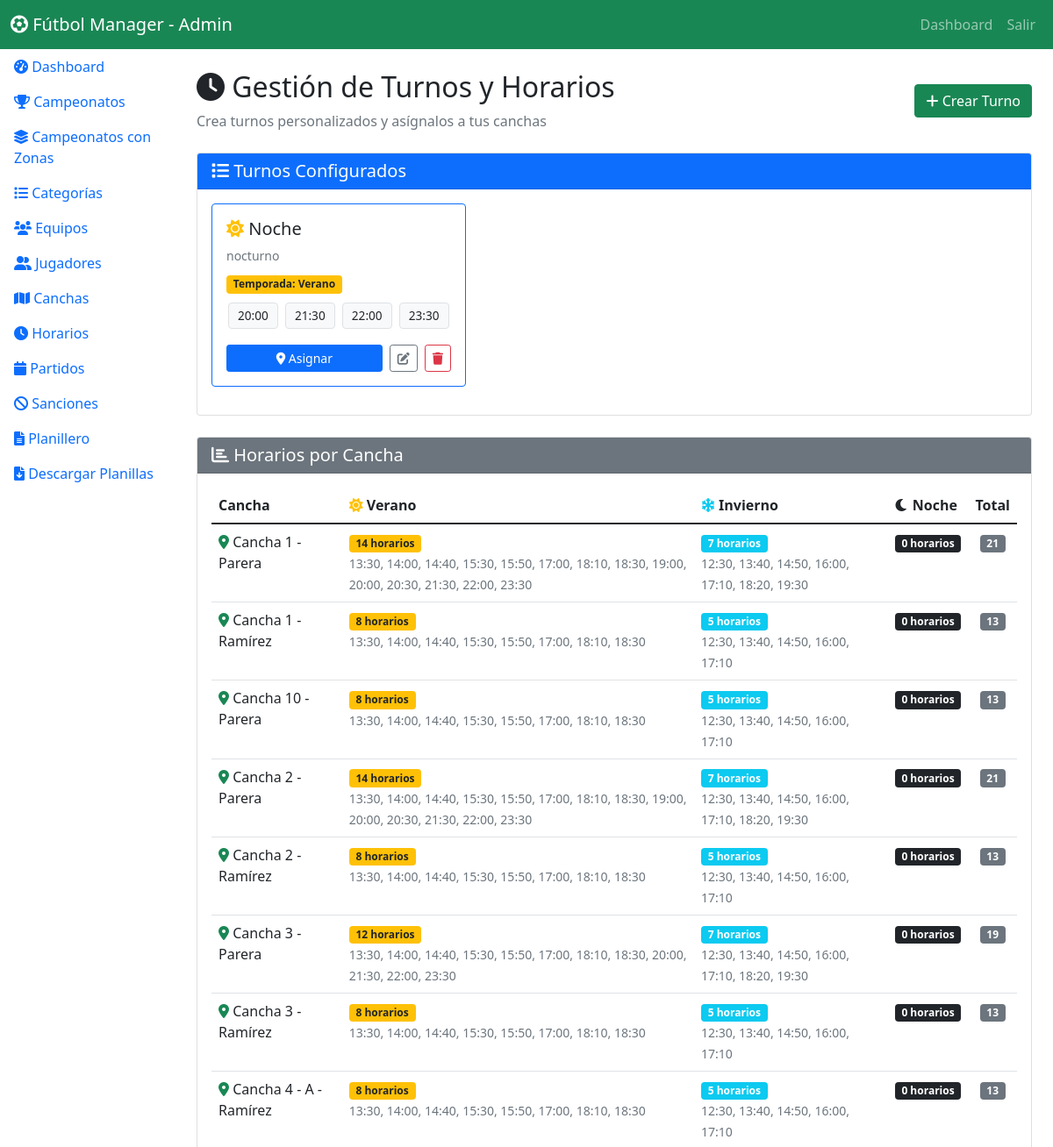
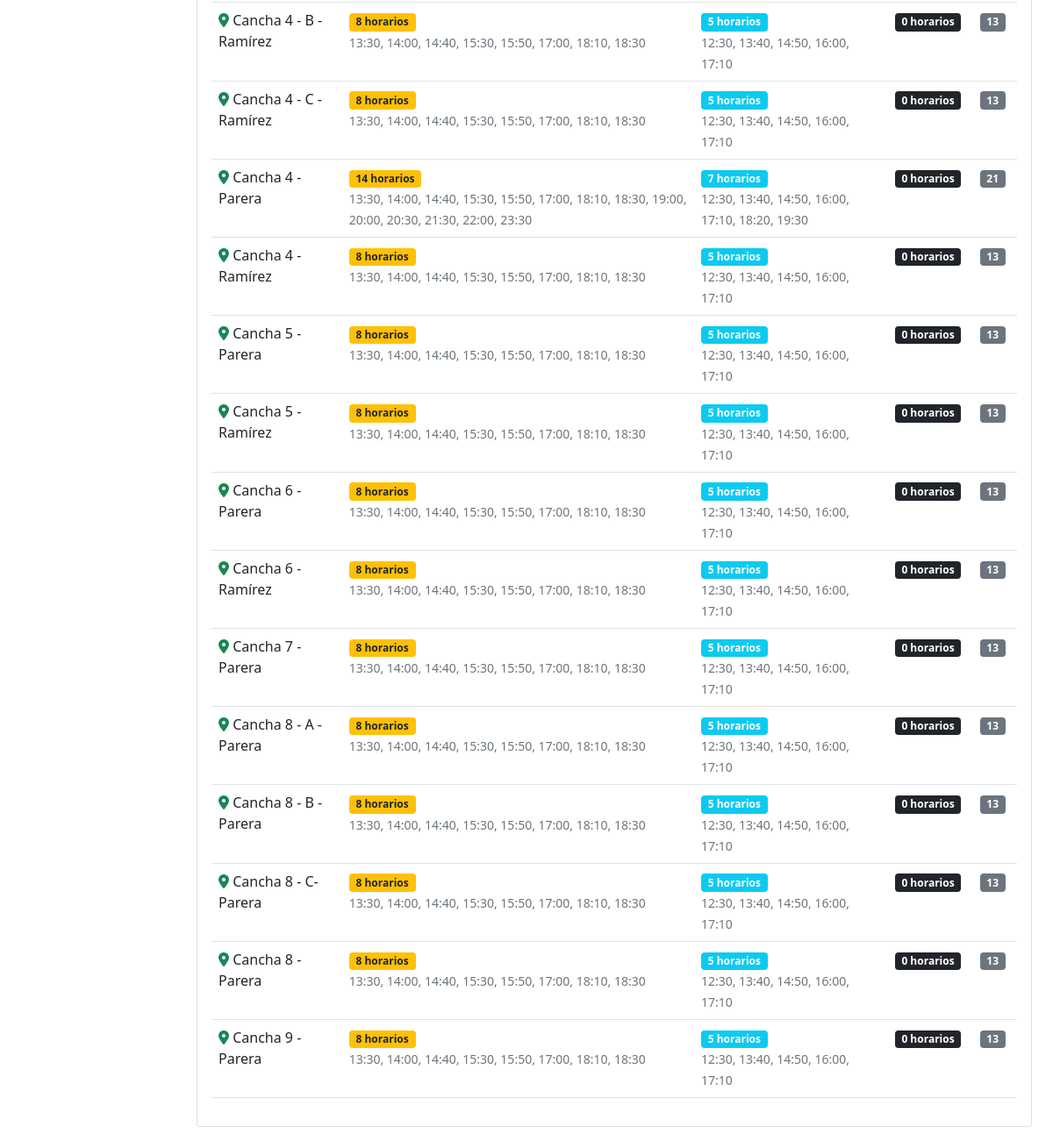
The app's page /admin/horarios.php (signed in) with its own data (2 pictures, top to bottom).
### tables this page shows
CREATE TABLE `turnos_horarios` (
  `id` int(11) NOT NULL,
  `nombre` varchar(100) NOT NULL,
  `temporada` enum('verano','invierno') NOT NULL,
  `horarios` text NOT NULL,
  `descripcion` varchar(255) DEFAULT NULL,
  `activo` tinyint(1) DEFAULT 1,
  `created_at` timestamp NULL DEFAULT current_timestamp()
);

CREATE TABLE `canchas` (
  `id` int(11) NOT NULL,
  `nombre` varchar(100) NOT NULL,
  `ubicacion` varchar(200) DEFAULT NULL,
  `activa` tinyint(1) DEFAULT 1
);

### admin/horarios.php (the view, shortened to what this page needs)
<?php
$db = Database::getInstance()->getConnection();
try {
    $db->exec("
        CREATE TABLE IF NOT EXISTS turnos_horarios (
            id INT PRIMARY KEY AUTO_INCREMENT,
            nombre VARCHAR(100) NOT NULL,
            temporada ENUM('verano', 'invierno', 'noche') NOT NULL,
            horarios TEXT NOT NULL,
            descripcion VARCHAR(255),
            activo TINYINT(1) DEFAULT 1,
            created_at TIMESTAMP DEFAULT CURRENT_TIMESTAMP
        )
    ");
    $db->exec("
        ALTER TABLE horarios_canchas
        MODIFY COLUMN temporada ENUM('verano', 'invierno', 'noche') DEFAULT 'verano'
    ");
} catch (Exception $e) {
}
$turnos = $db->query("SELECT * FROM turnos_horarios ORDER BY temporada, nombre")->fetchAll();
$stmt = $db->query("
    SELECT c.id as cancha_id, c.nombre as cancha_nombre,
           GROUP_CONCAT(CASE WHEN h.temporada = 'verano' THEN TIME_FORMAT(h.hora, '%H:%i') END ORDER BY h.hora SEPARATOR ', ') as horarios_verano,
           GROUP_CONCAT(CASE WHEN h.temporada = 'invierno' THEN TIME_FORMAT(h.hora, '%H:%i') END ORDER BY h.hora SEPARATOR ', ') as horarios_invierno,
           GROUP_CONCAT(CASE WHEN h.temporada = 'noche' THEN TIME_FORMAT(h.hora, '%H:%i') END ORDER BY h.hora SEPARATOR ', ') as horarios_noche,
           COUNT(CASE WHEN h.temporada = 'verano' THEN 1 END) as verano_count,
           COUNT(CASE WHEN h.temporada = 'invierno' THEN 1 END) as invierno_count,
           COUNT(CASE WHEN h.temporada = 'noche' THEN 1 END) as noche_count,
           COUNT(*) as total_count
    FROM canchas c
    LEFT JOIN horarios_canchas h ON c.id = h.cancha_id
    WHERE c.activa = 1
    GROUP BY c.id, c.nombre
    ORDER BY c.nombre
");
$resumen = $stmt->fetchAll(PDO::FETCH_ASSOC);
?>
<!DOCTYPE html>
<html lang="es">
<head>
    <link href="https://cdnjs.cloudflare.com/ajax/libs/bootstrap/5.1.3/css/bootstrap.min.css" rel="stylesheet">
    <link href="https://cdnjs.cloudflare.com/ajax/libs/font-awesome/6.0.0/css/all.min.css" rel="stylesheet">
    <link href="<?php echo SITE_URL; ?>assets/css/style.css" rel="stylesheet">
</head>
<body>
    <nav class="navbar navbar-expand-lg navbar-dark bg-success">
        <div class="container-fluid">
            <a class="navbar-brand" href="<?php echo SITE_URL; ?>">
                <i class="fas fa-futbol"></i> Fútbol Manager - Admin
            </a>
            <div class="navbar-nav ms-auto">
                <a class="nav-link" href="dashboard.php">Dashboard</a>
                <a class="nav-link" href="<?php echo SITE_URL; ?>logout.php">Salir</a>
            </div>
        </div>
    </nav>
    <div class="container-fluid">
        <div class="row">
            <div class="col-md-3 col-lg-2 p-0">
                <?php include __DIR__ . '/include/sidebar.php'; ?>
            </div>
            <div class="col-md-9 col-lg-10 p-4">
                <div class="d-flex justify-content-between align-items-center mb-4">
                    <div>
                        <h2><i class="fas fa-clock"></i> Gestión de Turnos y Horarios</h2>
                        <p class="text-muted mb-0">Crea turnos personalizados y asígnalos a tus canchas</p>
                    </div>
                    <button class="btn btn-success" data-bs-toggle="modal" data-bs-target="#modalTurno">
                        <i class="fas fa-plus"></i> Crear Turno
                    </button>
                </div>
                <div class="card mb-4">
                    <div class="card-header bg-primary text-white">
                        <h5 class="mb-0"><i class="fas fa-list"></i> Turnos Configurados</h5>
                    </div>
                    <div class="card-body">
                        <?php if (empty($turnos)): ?>
                            <div class="text-center py-5">
                                <i class="fas fa-calendar-times fa-4x text-muted mb-3"></i>
                                <h5 class="text-muted">No hay turnos creados</h5>
                                <p class="text-muted">Comienza creando tu primer turno personalizado</p>
                                <button class="btn btn-primary" data-bs-toggle="modal" data-bs-target="#modalTurno">
                                    <i class="fas fa-plus"></i> Crear Primer Turno
                                </button>
                            </div>
                        <?php else: ?>
                            <div class="row">
                                <?php foreach ($turnos as $turno): ?>
                                    <?php $horarios = json_decode($turno['horarios'], true); ?>
                                    <div class="col-md-6 col-lg-4 mb-3">
                                        <div class="card turno-card h-100 <?php echo $turno['activo'] ? 'border-primary' : 'border-secondary'; ?>">
                                            <div class="card-body">
                                                <div class="d-flex justify-content-between align-items-start mb-2">
                                                    <h5 class="card-title mb-0">
                                                        <i class="fas fa-<?php echo $turno['temporada'] === 'verano' ? 'sun text-warning' : 'snowflake text-info'; ?>"></i>
                                                        <?php echo htmlspecialchars($turno['nombre']); ?>
                                                    </h5>
                                                </div>
                                                <?php if ($turno['descripcion']): ?>
                                                    <p class="text-muted small mb-2"><?php echo htmlspecialchars($turno['descripcion']); ?></p>
                                                <?php endif; ?>
                                                <div class="mb-3">
                                                    <span class="badge bg-<?php echo $turno['temporada'] === 'verano' ? 'warning text-dark' : 'info'; ?> mb-2">
                                                        Temporada: <?php echo ucfirst($turno['temporada']); ?>
                                                    </span>
                                                    <div>
                                                        <?php foreach ($horarios as $hora): ?>
                                                            <span class="horario-tag bg-light border"><?php echo $hora; ?></span>
                                                        <?php endforeach; ?>
                                                    </div>
                                                </div>
                                                <div class="d-flex gap-2">
                                                    <button class="btn btn-sm btn-primary flex-fill"
                                                            onclick="asignarTurno(<?php echo $turno['id']; ?>)"
                                                            <?php echo !$turno['activo'] ? 'disabled' : ''; ?>>
                                                        <i class="fas fa-map-marker-alt"></i> Asignar
                                                    </button>
                                                    <button class="btn btn-sm btn-outline-secondary"
                                                            onclick="editarTurno(<?php echo $turno['id']; ?>)">
                                                        <i class="fas fa-edit"></i>
                                                    </button>
                                                    <button class="btn btn-sm btn-outline-danger"
                                                            onclick="eliminarTurno(<?php echo $turno['id']; ?>)">
                                                        <i class="fas fa-trash"></i>
                                                    </button>
                                                </div>
                                            </div>
                                        </div>
                                    </div>
                                <?php endforeach; ?>
                            </div>
                        <?php endif; ?>
                    </div>
                </div>
                <div class="card">
                    <div class="card-header bg-secondary text-white">
                        <h5 class="mb-0"><i class="fas fa-chart-bar"></i> Horarios por Cancha</h5>
                    </div>
                    <div class="card-body">
                        <div class="table-responsive">
                            <table class="table table-hover">
                                <thead>
                                    <tr>
                                        <th>Cancha</th>
                                        <th><i class="fas fa-sun text-warning"></i> Verano</th>
                                        <th><i class="fas fa-snowflake text-info"></i> Invierno</th>
                                        <th><i class="fas fa-moon text-dark"></i> Noche</th>
                                        <th class="text-center">Total</th>
                                    </tr>
                                </thead>
                                <tbody>
                                    <?php foreach ($resumen as $r): ?>
                                    <tr>
                                        <td>
                                            <i class="fas fa-map-marker-alt text-success"></i>
                                            <?php echo htmlspecialchars($r['cancha_nombre']); ?>
                                        </td>
                                        <td>
                                            <span class="badge bg-warning text-dark"><?php echo $r['verano_count']; ?> horarios</span>
                                            <?php if ($r['horarios_verano']): ?>
                                                <br><small class="text-muted"><?php echo $r['horarios_verano']; ?></small>
                                            <?php endif; ?>
                                        </td>
                                        <td>
                                            <span class="badge bg-info"><?php echo $r['invierno_count']; ?> horarios</span>
                                            <?php if ($r['horarios_invierno']): ?>
                                                <br><small class="text-muted"><?php echo $r['horarios_invierno']; ?></small>
                                            <?php endif; ?>
                                        </td>
                                        <td>
                                            <span class="badge bg-dark"><?php echo $r['noche_count']; ?> horarios</span>
                                        </td>
                                        <td class="text-center">
                                            <span class="badge bg-secondary"><?php echo $r['total_count']; ?></span>
                                        </td>
                                    </tr>
                                    <?php endforeach; ?>
                                </tbody>
                            </table>
                        </div>
                    </div>
                </div>
            </div>
        </div>
    </div>
</body>
</html>

### admin/horarios.php (style rules this page uses)
.turno-card { transition: all 0.3s; cursor: pointer; }
.horario-tag { display: inline-block; padding: 4px 10px; margin: 2px; border-radius: 4px; font-size: 0.85rem; }

### records on screen
turnos_horarios: nombre "Noche", descripcion "nocturno", temporada "Verano", horarios "20:00", horarios "21:30", horarios "22:00", horarios "23:30"
canchas: nombre "Cancha 1 - Parera", verano_count "14", horarios_verano "13:30, 14:00, 14:40, 15:30, 15:50, 17:00, 18:10, 18:30, 19:00, 20:00, 20:30, 21:30, 22:00, 23:30", invierno_count "7", horarios_invierno "12:30, 13:40, 14:50, 16:00, 17:10, 18:20, 19:30", noche_count "0", total_count "21"
canchas: nombre "Cancha 1 - Ramírez", verano_count "8", horarios_verano "13:30, 14:00, 14:40, 15:30, 15:50, 17:00, 18:10, 18:30", invierno_count "5", horarios_invierno "12:30, 13:40, 14:50, 16:00, 17:10", noche_count "0", total_count "13"
canchas: nombre "Cancha 10 - Parera", verano_count "8", horarios_verano "13:30, 14:00, 14:40, 15:30, 15:50, 17:00, 18:10, 18:30", invierno_count "5", horarios_invierno "12:30, 13:40, 14:50, 16:00, 17:10", noche_count "0", total_count "13"
canchas: nombre "Cancha 2 - Parera", verano_count "14", horarios_verano "13:30, 14:00, 14:40, 15:30, 15:50, 17:00, 18:10, 18:30, 19:00, 20:00, 20:30, 21:30, 22:00, 23:30", invierno_count "7", horarios_invierno "12:30, 13:40, 14:50, 16:00, 17:10, 18:20, 19:30", noche_count "0", total_count "21"
canchas: nombre "Cancha 2 - Ramírez", verano_count "8", horarios_verano "13:30, 14:00, 14:40, 15:30, 15:50, 17:00, 18:10, 18:30", invierno_count "5", horarios_invierno "12:30, 13:40, 14:50, 16:00, 17:10", noche_count "0", total_count "13"
canchas: nombre "Cancha 3 - Parera", verano_count "12", horarios_verano "13:30, 14:00, 14:40, 15:30, 15:50, 17:00, 18:10, 18:30, 20:00, 21:30, 22:00, 23:30", invierno_count "7", horarios_invierno "12:30, 13:40, 14:50, 16:00, 17:10, 18:20, 19:30", noche_count "0", total_count "19"
canchas: nombre "Cancha 3 - Ramírez", verano_count "8", horarios_verano "13:30, 14:00, 14:40, 15:30, 15:50, 17:00, 18:10, 18:30", invierno_count "5", horarios_invierno "12:30, 13:40, 14:50, 16:00, 17:10", noche_count "0", total_count "13"
canchas: nombre "Cancha 4 - A - Ramírez", verano_count "8", horarios_verano "13:30, 14:00, 14:40, 15:30, 15:50, 17:00, 18:10, 18:30", invierno_count "5", horarios_invierno "12:30, 13:40, 14:50, 16:00, 17:10", noche_count "0", total_count "13"
canchas: nombre "Cancha 4 - B - Ramírez", verano_count "8", horarios_verano "13:30, 14:00, 14:40, 15:30, 15:50, 17:00, 18:10, 18:30", invierno_count "5", horarios_invierno "12:30, 13:40, 14:50, 16:00, 17:10", noche_count "0", total_count "13"
canchas: nombre "Cancha 4 - C - Ramírez", verano_count "8", horarios_verano "13:30, 14:00, 14:40, 15:30, 15:50, 17:00, 18:10, 18:30", invierno_count "5", horarios_invierno "12:30, 13:40, 14:50, 16:00, 17:10", noche_count "0", total_count "13"
canchas: nombre "Cancha 4 - Parera", verano_count "14", horarios_verano "13:30, 14:00, 14:40, 15:30, 15:50, 17:00, 18:10, 18:30, 19:00, 20:00, 20:30, 21:30, 22:00, 23:30", invierno_count "7", horarios_invierno "12:30, 13:40, 14:50, 16:00, 17:10, 18:20, 19:30", noche_count "0", total_count "21"
canchas: nombre "Cancha 4 - Ramírez", verano_count "8", horarios_verano "13:30, 14:00, 14:40, 15:30, 15:50, 17:00, 18:10, 18:30", invierno_count "5", horarios_invierno "12:30, 13:40, 14:50, 16:00, 17:10", noche_count "0", total_count "13"
canchas: nombre "Cancha 5 - Parera", verano_count "8", horarios_verano "13:30, 14:00, 14:40, 15:30, 15:50, 17:00, 18:10, 18:30", invierno_count "5", horarios_invierno "12:30, 13:40, 14:50, 16:00, 17:10", noche_count "0", total_count "13"
canchas: nombre "Cancha 5 - Ramírez", verano_count "8", horarios_verano "13:30, 14:00, 14:40, 15:30, 15:50, 17:00, 18:10, 18:30", invierno_count "5", horarios_invierno "12:30, 13:40, 14:50, 16:00, 17:10", noche_count "0", total_count "13"
canchas: nombre "Cancha 6 - Parera", verano_count "8", horarios_verano "13:30, 14:00, 14:40, 15:30, 15:50, 17:00, 18:10, 18:30", invierno_count "5", horarios_invierno "12:30, 13:40, 14:50, 16:00, 17:10", noche_count "0", total_count "13"
canchas: nombre "Cancha 6 - Ramírez", verano_count "8", horarios_verano "13:30, 14:00, 14:40, 15:30, 15:50, 17:00, 18:10, 18:30", invierno_count "5", horarios_invierno "12:30, 13:40, 14:50, 16:00, 17:10", noche_count "0", total_count "13"
canchas: nombre "Cancha 7 - Parera", verano_count "8", horarios_verano "13:30, 14:00, 14:40, 15:30, 15:50, 17:00, 18:10, 18:30", invierno_count "5", horarios_invierno "12:30, 13:40, 14:50, 16:00, 17:10", noche_count "0", total_count "13"
canchas: nombre "Cancha 8 - A - Parera", verano_count "8", horarios_verano "13:30, 14:00, 14:40, 15:30, 15:50, 17:00, 18:10, 18:30", invierno_count "5", horarios_invierno "12:30, 13:40, 14:50, 16:00, 17:10", noche_count "0", total_count "13"
canchas: nombre "Cancha 8 - B - Parera", verano_count "8", horarios_verano "13:30, 14:00, 14:40, 15:30, 15:50, 17:00, 18:10, 18:30", invierno_count "5", horarios_invierno "12:30, 13:40, 14:50, 16:00, 17:10", noche_count "0", total_count "13"
canchas: nombre "Cancha 8 - C- Parera", verano_count "8", horarios_verano "13:30, 14:00, 14:40, 15:30, 15:50, 17:00, 18:10, 18:30", invierno_count "5", horarios_invierno "12:30, 13:40, 14:50, 16:00, 17:10", noche_count "0", total_count "13"
canchas: nombre "Cancha 8 - Parera", verano_count "8", horarios_verano "13:30, 14:00, 14:40, 15:30, 15:50, 17:00, 18:10, 18:30", invierno_count "5", horarios_invierno "12:30, 13:40, 14:50, 16:00, 17:10", noche_count "0", total_count "13"
canchas: nombre "Cancha 9 - Parera", verano_count "8", horarios_verano "13:30, 14:00, 14:40, 15:30, 15:50, 17:00, 18:10, 18:30", invierno_count "5", horarios_invierno "12:30, 13:40, 14:50, 16:00, 17:10", noche_count "0", total_count "13"
